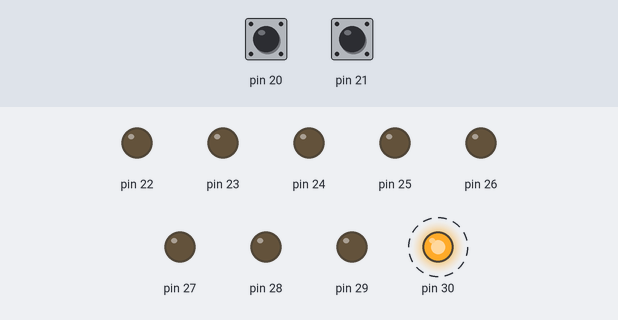
This sketch was run on a simulated Arduino Mega 2560, built with avr-gcc and run on an emulated ATmega2560. On the bench: output pins drawn as LEDs (lit = HIGH). Dashed ring = blinking. The test bench sets the inputs (shaded band); at power-on: pin 20 HIGH, pin 21 HIGH.

Above: at 1.2 s.
1.3 s: pin 20 pulled LOW for 0.15 s
At 2.4 s:
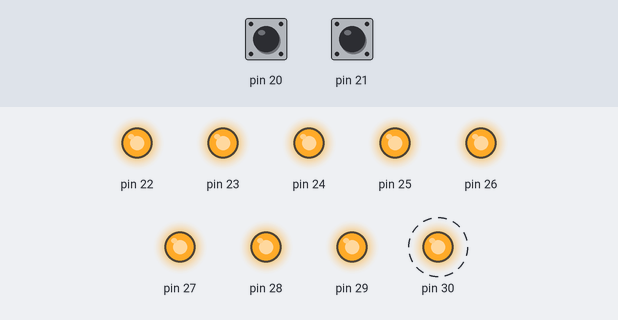
4.3 s: pin 20 pulled LOW for 1 s
At 6.4 s:
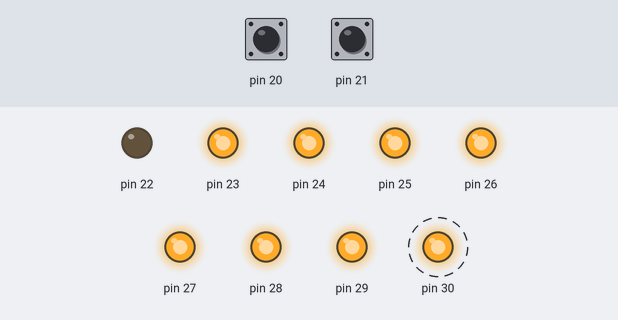
8.0 s: pin 20 pulled LOW for 0.15 s
At 9.4 s:
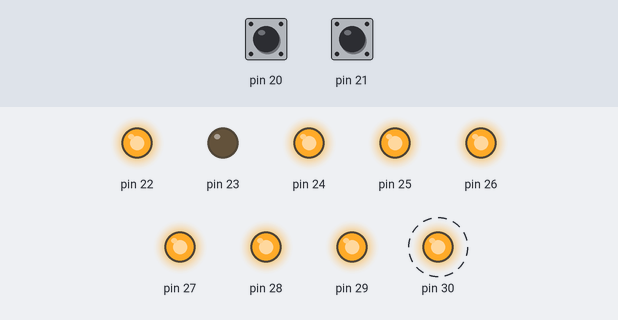
11.0 s: pin 20 pulled LOW for 3.2 s
At 15.4 s:
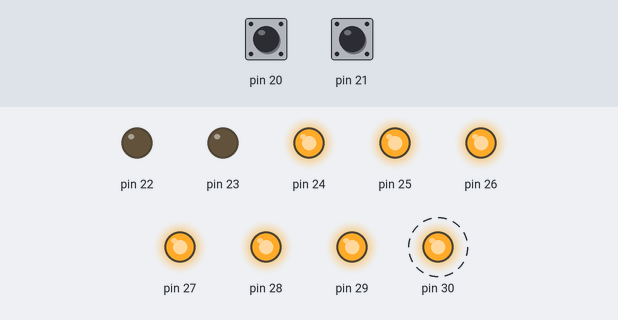
17.0 s: pin 20 pulled LOW for 0.15 s
At 18.4 s:
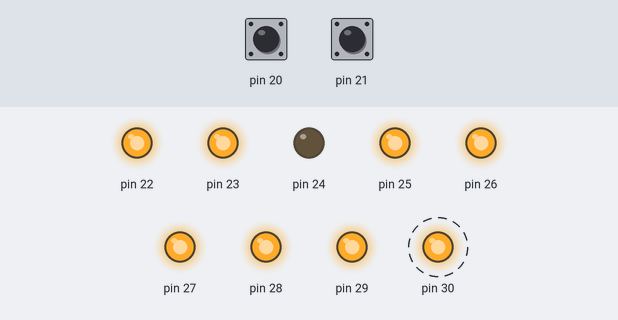
20.0 s: pin 20 pulled LOW for 1 s
At 21.4 s:
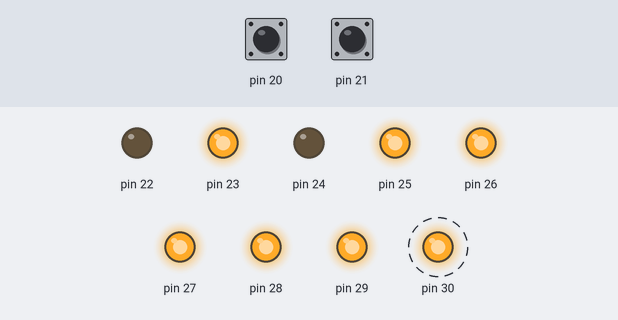
Timing chart, 0 to 24.5 s (numbered marks = the images above; inputs shaded):
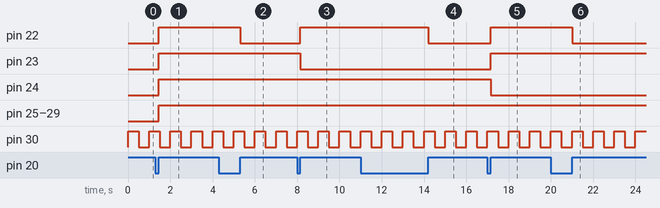

Measured:
- after the input at 1.3 s, pin 22–29: LOW → HIGH after 0.15 s
- after the input at 4.3 s, pin 22: HIGH → LOW after 1.0 s
- after the input at 8.0 s, pin 22: LOW → HIGH after 0.15 s; pin 23: HIGH → LOW after 0.15 s
- after the input at 11.0 s, pin 22: HIGH → LOW after 3.2 s
- after the input at 17.0 s, pin 22, pin 23: LOW → HIGH after 0.15 s; pin 24: HIGH → LOW after 0.15 s
- after the input at 20.0 s, pin 22: HIGH → LOW after 1.0 s
- by itself, pin 30: alternates HIGH for 0.50 s and LOW for 0.50 s

The sketch:

Interrupciones.ino
```cpp
void setup() {
  pinMode(30,OUTPUT);
  pinMode(21,INPUT_PULLUP);
  pinMode(20,INPUT_PULLUP);
  DDRA=255; PORTA=0;
  attachInterrupt(digitalPinToInterrupt(21),contador_i,FALLING);
  attachInterrupt(digitalPinToInterrupt(20),contador_d,RISING);
}

void loop() {
  digitalWrite(30,HIGH); delay(500);
  digitalWrite(30,LOW); delay(500);}
void contador_i(){
  PORTA++;}
void contador_d(){
  PORTA--;}
```
